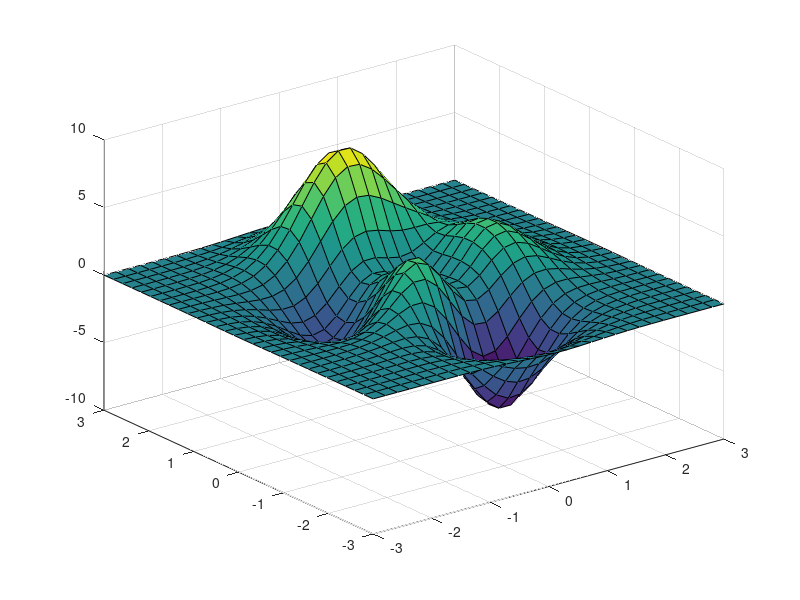

MATLAB code for this plot: (Note: this script raises an error after producing the figure.)
[x,y,z]=peaks(30);
surf(x,y,z)
axis([-3 3 -3 3 -10 10])
%axis off
%shading interp
%colormap(hot)
m=moviein(15);
for i=1:15
   view(-37.5+24*(i-1),30)
   m(:,i)=getframe;
end
movie(m)